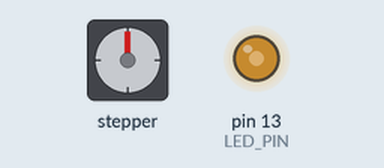
This sketch was run on a simulated Arduino Uno, built with avr-gcc and run on an emulated ATmega328P. Parts: stepper motor, output pins drawn as LEDs (lit = HIGH). Wiring (inferred from the names in the program): stepper motor driver (200 steps per turn assumed): step pin 2; direction pin 7; enable pin 4. Pins used as bus, display or sensor lines are not drawn.

Above: at 0.15 s.
At 9.76 s:
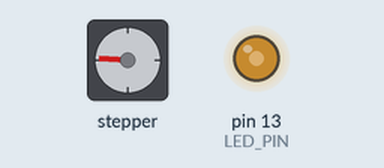
At 19.38 s:
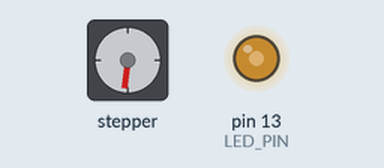
At 39.52 s:
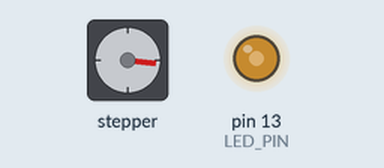
Timing chart, 0 to 40.0 s (numbered marks = the images above):
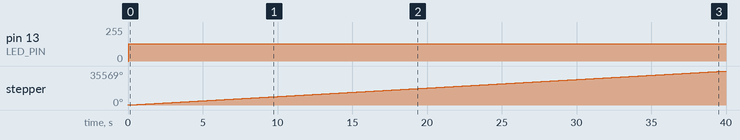

Measured:
- by itself, pin 13 (LED_PIN): 0/255 → 129/255 at 0.04 s
- by itself, stepper: keeps turning clockwise at about 889°/s

The sketch:

Test02.ino
```cpp
#define LED_PIN   13
#define ENABLE    4
#define STEP      2
#define DIR       7

#define MOTOR_SPEED 1

void setup() {
  // put your setup code here, to run once:

  pinMode( LED_PIN, OUTPUT );

  pinMode( ENABLE, OUTPUT );
  pinMode( STEP, OUTPUT );
  pinMode( DIR, OUTPUT );

  digitalWrite( ENABLE, LOW );
  digitalWrite( DIR, HIGH );

}

void loop() {
  // put your main code here, to run repeatedly:

  digitalWrite( STEP, HIGH );
  digitalWrite( LED_PIN, HIGH );
  delay( MOTOR_SPEED );

  digitalWrite( STEP, LOW );
  digitalWrite( LED_PIN, LOW );
  delay( MOTOR_SPEED );

}
```
